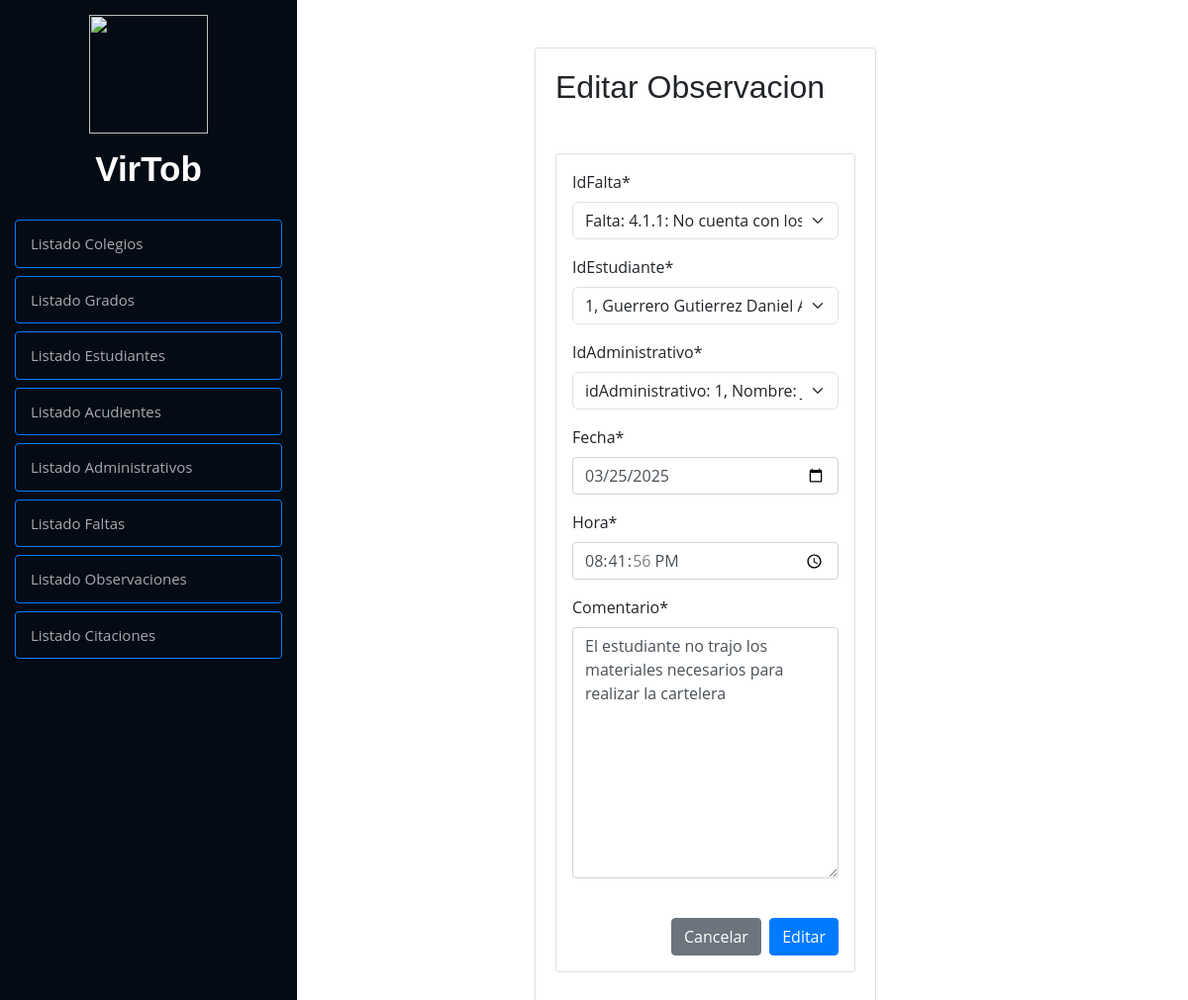
The app's page /crud/modificarObservacion/1/, older data.
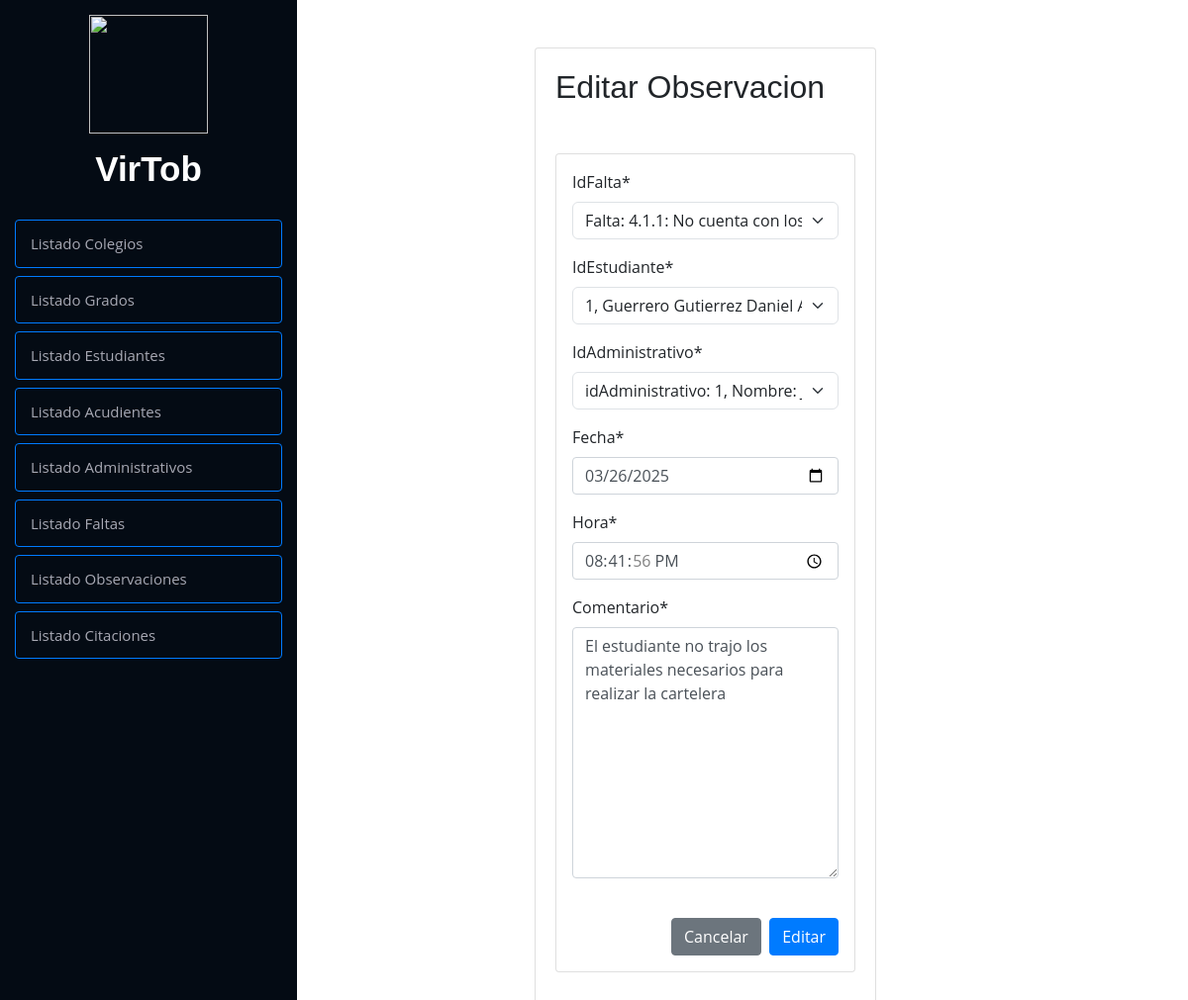
The same page, newer data.
### Modulos/Observador/models.py (models this page shows, shortened)
class Observacion(models.Model):
    idObservacion = models.AutoField(primary_key=True)
    idFalta = models.ForeignKey(Faltas, on_delete=models.CASCADE, related_name="observaciones")
    idEstudiante = models.ForeignKey(Estudiante, on_delete=models.CASCADE, related_name="observaciones")
    idAdministrativo = models.ForeignKey(Administrativos, on_delete=models.CASCADE, related_name="observaciones")
    fecha = models.DateField()
    hora = models.TimeField()
    comentario = models.TextField(max_length=1000)
    class Meta:
        verbose_name = 'Observacion'

### Modulos/Observador/views.py (the view, shortened to what this page needs)
# urls.py: path('modificarObservacion/<idObservacion>/', modificarObservacion, name="modificarObservacion"),
def modificarObservacion(request, idObservacion):
    observacion = get_object_or_404(
        Observacion, idObservacion=idObservacion)
    data = {
        'form': ObservacionForm(instance=observacion),
        'cancel_url': 'listaObservacion',
        'tabla': 'Observacion'
    }
    return render(request, 'modificar.html', data)

### Modulos/Observador/forms.py
class ObservacionForm(forms.ModelForm):
    fecha = forms.DateField(
        widget=forms.DateInput(
            attrs={'type': 'date', 'class': 'form-control'},
            format='%Y-%m-%d'  # 🔹Formato correcto para HTML5
        ),
        input_formats=['%Y-%m-%d']  # 🔹Formato que Django debe interpretar
    )
    hora = forms.TimeField(
        widget=forms.TimeInput(attrs={'type': 'time', 'class': 'form-control'})
    )
    class Meta:
        model = Observacion
        fields = "__all__"

### Modulos/Observador/models.py (called while the page is built)
    def __str__(self):
        return f"{self.idEstudiante}, {self.apellido} {self.nombre}, Identificación: {self.tipoDocumento} {self.documento}"

    def __str__(self):
        if self.cargo == 'profesor' and self.ciclo:
            return f"idAdministrativo: {self.idAdministrativo}, Nombre: {self.nombre} {self.apellido}, Cargo: {self.cargo}, Ciclo: {self.ciclo}"
        return f"idAdministrativo: {self.idAdministrativo}, Nombre: {self.nombre} {self.apellido}, Cargo: {self.cargo}"

    def __str__(self):
        return f"Falta: {self.falta}: {self.descripcion}, Falta de tipo: {self.tipoFalta}"

### Modulos/Observador/templates/modificar.html (shortened to what this page needs)
{% extends "index.html" %}
{% load static %}
	{% block contenido %}
	<br><br>
	<div class="row">
		<div class="col-12 col-md-5 offset-md-3">
			<div class="card">
				<div class="card-body">
					{% load crispy_forms_tags %}
					<h2>Editar {{ tabla }}</h2>
					<form action="" method="POST" class="card p-3 mt-5"  enctype="multipart/form-data" class="form">
						{{ form|crispy }}
						<br>
						<div class="d-flex justify-content-end">
							<a href="{% url cancel_url %}" class="btn btn-secondary">Cancelar</a>
							<input type="submit" value="Editar" class="btn btn-primary">
						</div>
					</form>
				</div>
			</div>
		</div>
	</div>
{% endblock %}

Row changes from the older to the newer data that the page shows:
changed Observacion "El estudiante no trajo los materiales necesarios para realizar la cartelera": fecha "03/25/2025" → "03/26/2025"
